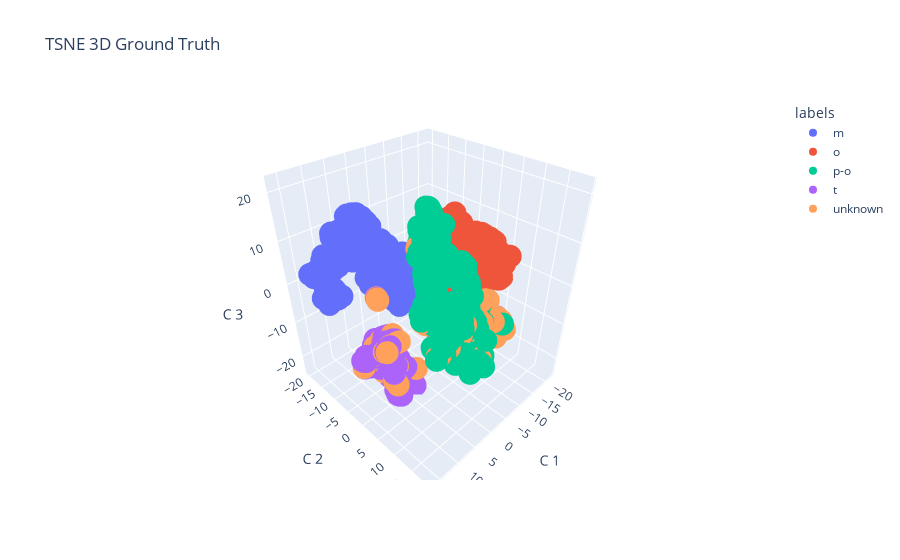

Notebook code for this chart:
### Code cell
plot3d(dftsne_kmeans3, 'TSNE 3D Ground Truth', 'labels')

### Figure 1 — Plotly figure (JSON) as saved in the notebook; plotly's stock layout.template omitted (floating-point values rounded to 4 significant figures; data arrays with more than 128 entries replaced by an {"elided": "..."} marker saying what was removed)
{"data": [{"hovertemplate": "labels=m<br>C 1=%{x}<br>C 2=%{y}<br>C 3=%{z}<extra></extra>", "legendgroup": "m", "marker": {"color": "#636efa", "symbol": "circle"}, "mode": "markers", "name": "m", "scene": "scene", "showlegend": true, "type": "scatter3d", "x": {"elided": "460 float values"}, "y": {"elided": "460 float values"}, "z": {"elided": "460 float values"}}, {"hovertemplate": "labels=o<br>C 1=%{x}<br>C 2=%{y}<br>C 3=%{z}<extra></extra>", "legendgroup": "o", "marker": {"color": "#EF553B", "symbol": "circle"}, "mode": "markers", "name": "o", "scene": "scene", "showlegend": true, "type": "scatter3d", "x": {"elided": "345 float values"}, "y": {"elided": "345 float values"}, "z": {"elided": "345 float values"}}, {"hovertemplate": "labels=p-o<br>C 1=%{x}<br>C 2=%{y}<br>C 3=%{z}<extra></extra>", "legendgroup": "p-o", "marker": {"color": "#00cc96", "symbol": "circle"}, "mode": "markers", "name": "p-o", "scene": "scene", "showlegend": true, "type": "scatter3d", "x": {"elided": "404 float values"}, "y": {"elided": "404 float values"}, "z": {"elided": "404 float values"}}, {"hovertemplate": "labels=t<br>C 1=%{x}<br>C 2=%{y}<br>C 3=%{z}<extra></extra>", "legendgroup": "t", "marker": {"color": "#ab63fa", "symbol": "circle"}, "mode": "markers", "name": "t", "scene": "scene", "showlegend": true, "type": "scatter3d", "x": {"elided": "245 float values"}, "y": {"elided": "245 float values"}, "z": {"elided": "245 float values"}}, {"hovertemplate": "labels=unknown<br>C 1=%{x}<br>C 2=%{y}<br>C 3=%{z}<extra></extra>", "legendgroup": "unknown", "marker": {"color": "#FFA15A", "symbol": "circle"}, "mode": "markers", "name": "unknown", "scene": "scene", "showlegend": true, "type": "scatter3d", "x": {"elided": "271 float values"}, "y": {"elided": "271 float values"}, "z": {"elided": "271 float values"}}], "layout": {"legend": {"title": {"text": "labels"}, "tracegroupgap": 0}, "scene": {"domain": {"x": [0, 1], "y": [0, 1]}, "xaxis": {"title": {"text": "C 1"}}, "yaxis": {"title": {"text": "C 2"}}, "zaxis": {"title": {"text": "C 3"}}}, "title": {"text": "TSNE 3D Ground Truth"}}}
